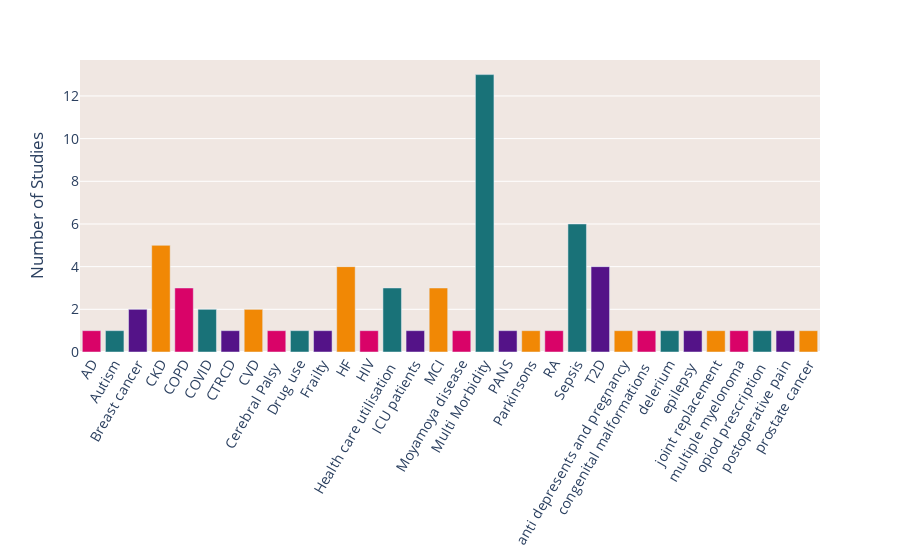

Notebook code for this chart:
### Markdown cell above
## Disease Barplot

### Code cell
disease_df = data.drop_duplicates(['Title','Disease'])['Disease'].value_counts().reset_index().rename(columns={
    'index':'Disease',
    'Disease':'Number of Studies'}).sort_values('Disease')
disease_df['colour'] = [str(i%4) for i in range(len(disease_df))]
disease_plot = px.bar(disease_df,x='Disease',y='Number of Studies',color='colour', color_discrete_sequence=['#D90368','#197278','#541388','#F18805'])
disease_plot.update_layout(
    showlegend=False,xaxis = go.layout.XAxis(
        tickangle = -60),
    plot_bgcolor="#F0e7E2",
    font=dict(size=14)  
)
disease_plot.update_xaxes(categoryorder='category ascending')
disease_plot.show()

### Figure 1 — Plotly figure (JSON) as saved in the notebook; plotly's stock layout.template omitted (floating-point values rounded to 4 significant figures)
{"data": [{"alignmentgroup": "True", "hovertemplate": "colour=0<br>Disease=%{x}<br>Number of Studies=%{y}<extra></extra>", "legendgroup": "0", "marker": {"color": "#D90368", "pattern": {"shape": ""}}, "name": "0", "offsetgroup": "0", "orientation": "v", "showlegend": true, "textposition": "auto", "type": "bar", "x": ["AD", "COPD", "Cerebral Palsy ", "HIV", "Moyamoya disease", "RA", "congenital malformations ", "multiple myelonoma"], "xaxis": "x", "y": [1, 3, 1, 1, 1, 1, 1, 1], "yaxis": "y"}, {"alignmentgroup": "True", "hovertemplate": "colour=1<br>Disease=%{x}<br>Number of Studies=%{y}<extra></extra>", "legendgroup": "1", "marker": {"color": "#197278", "pattern": {"shape": ""}}, "name": "1", "offsetgroup": "1", "orientation": "v", "showlegend": true, "textposition": "auto", "type": "bar", "x": ["Autism", "COVID", "Drug use", "Health care utilisation ", "Multi Morbidity", "Sepsis", "delerium", "opiod prescription "], "xaxis": "x", "y": [1, 2, 1, 3, 13, 6, 1, 1], "yaxis": "y"}, {"alignmentgroup": "True", "hovertemplate": "colour=2<br>Disease=%{x}<br>Number of Studies=%{y}<extra></extra>", "legendgroup": "2", "marker": {"color": "#541388", "pattern": {"shape": ""}}, "name": "2", "offsetgroup": "2", "orientation": "v", "showlegend": true, "textposition": "auto", "type": "bar", "x": ["Breast cancer", "CTRCD", "Frailty", "ICU patients", "PANS", "T2D", "epilepsy ", "postoperative pain"], "xaxis": "x", "y": [2, 1, 1, 1, 1, 4, 1, 1], "yaxis": "y"}, {"alignmentgroup": "True", "hovertemplate": "colour=3<br>Disease=%{x}<br>Number of Studies=%{y}<extra></extra>", "legendgroup": "3", "marker": {"color": "#F18805", "pattern": {"shape": ""}}, "name": "3", "offsetgroup": "3", "orientation": "v", "showlegend": true, "textposition": "auto", "type": "bar", "x": ["CKD", "CVD", "HF", "MCI", "Parkinsons", "anti depresents and pregnancy", "joint replacement", "prostate cancer"], "xaxis": "x", "y": [5, 2, 4, 3, 1, 1, 1, 1], "yaxis": "y"}], "layout": {"barmode": "relative", "font": {"size": 14}, "legend": {"title": {"text": "colour"}, "tracegroupgap": 0}, "margin": {"t": 60}, "plot_bgcolor": "#F0e7E2", "showlegend": false, "xaxis": {"categoryorder": "category ascending", "tickangle": -60}, "yaxis": {"anchor": "x", "domain": [0, 1], "title": {"text": "Number of Studies"}}}}
